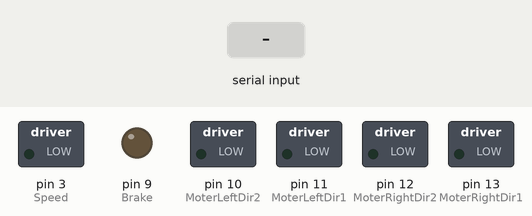
This sketch was run on a simulated Arduino Mega 2560, built with avr-gcc and run on an emulated ATmega2560. Shown: switched loads named in the sketch (green lamp = pin HIGH), output pins drawn as LEDs (lit = HIGH). The inputs (shaded band) are chosen by the test bench.

Above: at 1.4 s.
1.5 s: "0" received over Serial
At 2.5 s:
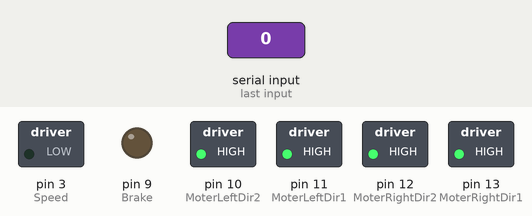
3.1 s: "3" received over Serial
At 4.1 s:
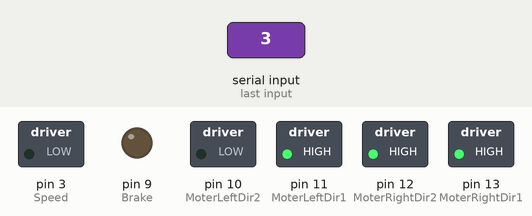
4.7 s: "4" received over Serial
At 5.7 s:
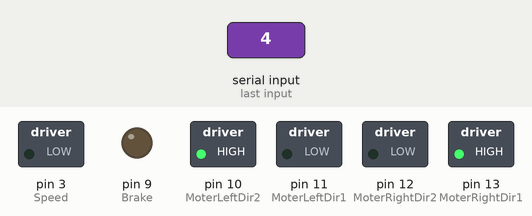
6.3 s: "1" received over Serial
At 7.3 s:
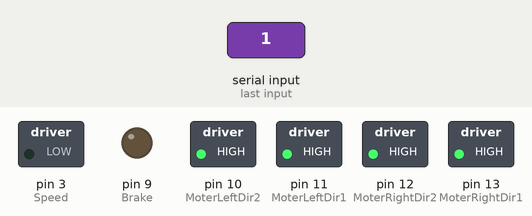
7.9 s: "2" received over Serial
At 9.3 s:
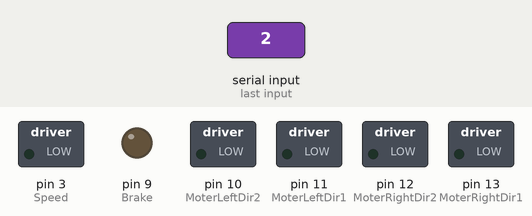
Timing chart, 0 to 10.4 s (numbered marks = the images above; inputs shaded):
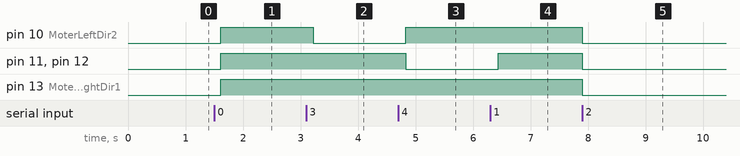

Measured:
- after the input at 1.5 s, pin 10 (MoterLeftDir2), pin 11 (MoterLeftDir1), pin 12 (MoterRightDir2), pin 13 (MoterRightDir1): LOW → HIGH after 0.11 s
- after the input at 3.1 s, pin 10 (MoterLeftDir2): HIGH → LOW after 0.12 s
- after the input at 4.7 s, pin 10 (MoterLeftDir2): LOW → HIGH after 0.13 s; pin 11 (MoterLeftDir1), pin 12 (MoterRightDir2): HIGH → LOW after 0.13 s
- after the input at 6.3 s, pin 11 (MoterLeftDir1), pin 12 (MoterRightDir2): LOW → HIGH after 0.14 s
- after the input at 7.9 s, pin 10 (MoterLeftDir2), pin 11 (MoterLeftDir1), pin 12 (MoterRightDir2), pin 13 (MoterRightDir1): HIGH → LOW at once

The sketch:

ArduinoAll.ino
```cpp
#if defined(ARDUINO) && ARDUINO >= 100
#include "Arduino.h"
#define print1Byte(args) Serial1.write(args)
#define print1lnByte(args)  Serial1.write(args),Serial1.println()
#else
#include "WProgram.h"
#define print1Byte(args) Serial1.print(args,BYTE)
#define print1lnByte(args)  Serial1.println(args,BYTE)
#endif

// Set Directions of motor
int MoterRightDir1 = 13;
int MoterRightDir2 = 12;
int MoterLeftDir1 = 11;
int MoterLeftDir2 = 10;
// Save Motor Status
int motorStatus = 0;
int period = 100;
int Speed = 3; //Set speed of motor value of 0 to 255 analog
int Brake = 9; // Brake for motor usually unused so I always let sit 0

// Command to wake up NFC module
const unsigned char wake[24] = {
    0x55, 0x55, 0x00, 0x00, 0x00, 0x00, 0x00, 0x00, 0x00, 0x00, \
    0x00, 0x00, 0x00, 0x00, 0x00, 0x00, 0xff, 0x03, 0xfd, 0xd4, \
    0x14, 0x01, 0x17, 0x00};
// Command to get firmware version
const unsigned char firmware[9] = {
    0x00, 0x00, 0xFF, 0x02, 0xFE, 0xD4, 0x02, 0x2A, 0x00 };
// Command to read the tag
const unsigned char tag[11] = {
    0x00, 0x00, 0xFF, 0x04, 0xFC, 0xD4, 0x4A, 0x01, 0x00, 0xE1, 0x00 };
// Standard ACK Template
const unsigned char std_ACK[25] = {
    0x00, 0x00, 0xFF, 0x00, 0xFF, 0x00, 0x00, 0x00, 0xFF, 0x0C, \
    0xF4, 0xD5, 0x4B, 0x01, 0x01, 0x00, 0x04, 0x08, 0x04, 0x00, \
    0x00, 0x00, 0x00, 0x4b, 0x00};

unsigned char old_id[5]; // The last receive id
unsigned char receive_ACK[25]; // Command receiving buffer

/******** Custommed Function ********/

void goStop(){
    digitalWrite(MoterRightDir1, LOW);
    digitalWrite(MoterRightDir2, LOW);
    digitalWrite(MoterLeftDir1, LOW);
    digitalWrite(MoterLeftDir2, LOW);
}

void goStraight30()  {
    digitalWrite(MoterRightDir1, HIGH);
    digitalWrite(MoterRightDir2, HIGH);
    digitalWrite(MoterLeftDir1, HIGH);
    digitalWrite(MoterLeftDir2, HIGH);
    delay(period * 0.3);
    goStop();
    delay(period * 0.7);
}

void goStraight50()  {
    digitalWrite(MoterRightDir1, HIGH);
	digitalWrite(MoterRightDir2, HIGH);
	digitalWrite(MoterLeftDir1, HIGH);
	digitalWrite(MoterLeftDir2, HIGH);
    delay(period * 0.5);
}

void goStraight(){
	digitalWrite(MoterRightDir1, HIGH);
	digitalWrite(MoterRightDir2, HIGH);
	digitalWrite(MoterLeftDir1, HIGH);
	digitalWrite(MoterLeftDir2, HIGH);
}

void goLeft(){
    digitalWrite(MoterRightDir1, HIGH);
	digitalWrite(MoterRightDir2, HIGH);
	digitalWrite(MoterLeftDir1, HIGH);
	digitalWrite(MoterLeftDir2, LOW);
}

void goRight(){
	digitalWrite(MoterRightDir1, HIGH);
	digitalWrite(MoterRightDir2, LOW);
	digitalWrite(MoterLeftDir1, LOW);
	digitalWrite(MoterLeftDir2, HIGH);
}

void copy_id(void) { //save old id
    int ai, oi;
    for (oi = 0, ai = 19; oi < 5; oi++, ai++) {
        old_id[oi] = receive_ACK[ai];
    }
}

char cmp_id(void) { //return true if find id is old
    int ai, oi;
    for (oi = 0, ai = 19; oi < 5; oi++, ai++) {
        if (old_id[oi] != receive_ACK[ai])
            return 0;
    }
    return 1;
}

int test_ACK(void) { // return true if receive_ACK accord with std_ACK
    int i;
    for (i = 0; i < 19; i++) {
        if (receive_ACK[i] != std_ACK[i])
            return 0;
    }
    return 1;
}

void send_id(void) { //send id to PC
    int i;
    Serial.print ("ID: ");
    for (i = 19; i <= 23; i++) {
        Serial.print(receive_ACK[i], HEX);
        Serial.print(" ");
    }
    Serial.println();
}

void send_id2(void) { //send id to PC
    int i;
    for (i = 19; i <= 23; i++) {
        Serial.write(receive_ACK[i]);
    }
}

void UART1_Send_Byte(unsigned char command_data) { //send byte to device
    print1Byte(command_data);
#if defined(ARDUINO) && ARDUINO >= 100
    Serial1.flush(); // complete the transmission of outgoing serial data
#endif
}

void UART_Send_Byte(unsigned char command_data) { //send byte to PC
    Serial.print(command_data,HEX);
    Serial.print(" ");
}

void read_ACK(unsigned char temp) { //read ACK into reveive_ACK[]
    unsigned char i;
    for(i = 0; i < temp; i++) {
        receive_ACK[i] = Serial1.read();
    }
}

void wake_card(void) {//send wake[] to device
    unsigned char i;
    for(i = 0; i < 24; i++) //send command
        UART1_Send_Byte(wake[i]);
}

void send_tag(void) { //send tag[] to device
    unsigned char i;
    for(i = 0; i < 11; i++) //send command
        UART1_Send_Byte(tag[i]);
}

/******** Arduino Function ********/

void serialEvent() {
    while(Serial.available()) {
        char a = (char)Serial.read();
        if (a == '0') {
            motorStatus = 0;
            goStraight();
        }
        else if (a == '1') {
            motorStatus = 1;
            goStraight50();
        }
        else if (a == '2') {
            motorStatus = 2;
            goStop();
        }
        else if (a == '3') {
            motorStatus = 3;
            goLeft();
        }
        else if (a == '4') {
            motorStatus = 4;
            goRight();
        }
        else if (a == '5') {
            motorStatus = 5;
            goStraight30();
        }
    }
}

void setup() {
    // This defines the speed of arduino serial
    Serial.begin(115200);
    Serial1.begin(115200);
    // These set modes of pins
    pinMode(MoterRightDir1, OUTPUT);
    pinMode(MoterRightDir2, OUTPUT);
    pinMode(MoterLeftDir1, OUTPUT);
    pinMode(MoterLeftDir2, OUTPUT);
    pinMode(Speed, OUTPUT);
    pinMode(Brake, OUTPUT);
    // Ininitalizes pins. Not moving
    digitalWrite(MoterRightDir1, LOW);
    digitalWrite(MoterRightDir2, LOW);
    digitalWrite(MoterLeftDir1, LOW);
    digitalWrite(MoterLeftDir2, LOW);
    digitalWrite(Brake, LOW);
    // analogWrite(Speed, 0);
    wake_card();
    delay(100);
    read_ACK(15);
    delay(100);
}

void loop() {
    send_tag();
    read_ACK(25);
    delay(100);
    if (!cmp_id()) {
        if (test_ACK()) {
            send_id2();
            delay(100);
        }
    }
    copy_id();
    delay(100);
}
```
